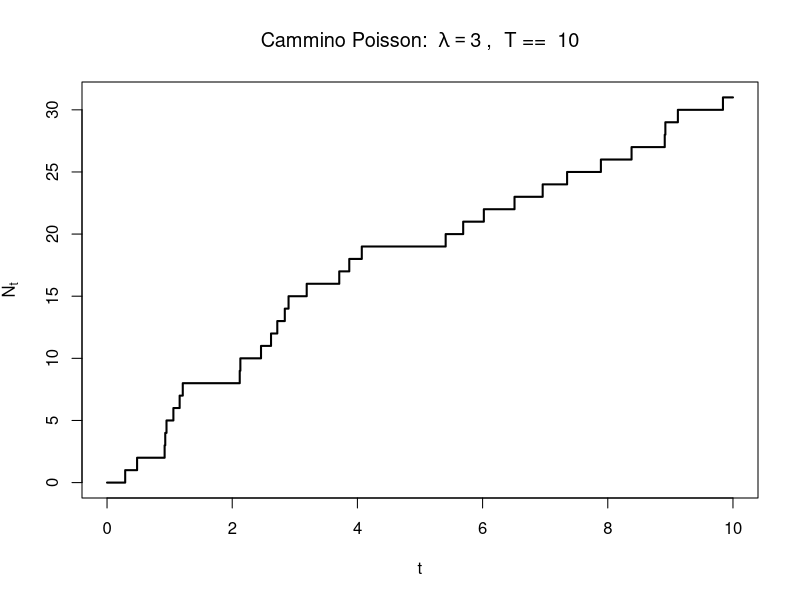

Recreate this plot in R.
simulate_poisson_times <- function(lambda, T) {
  times <- c()
  t <- 0
  while (TRUE) {
    t <- t + rexp(1, rate = lambda)  
    if (t > T) break
    times <- c(times, t)
  }
  return(times)
}

poisson_path <- function(lambda, T, dt = 0.01) {
  arrivals <- simulate_poisson_times(lambda, T)
  grid <- seq(0, T, by = dt)
  counts <- findInterval(grid, arrivals)
  data.frame(t = grid, Nt = counts)
}

set.seed(123)   
lambda <- 3
T <- 10

path_df <- poisson_path(lambda, T)

plot(path_df$t, path_df$Nt,
     type = "s",
     main = bquote("Cammino Poisson: " ~ lambda == .(lambda) ~ ",  T == " ~ .(T)),
     xlab = "t",
     ylab = expression(N[t]),
     lwd = 2)

